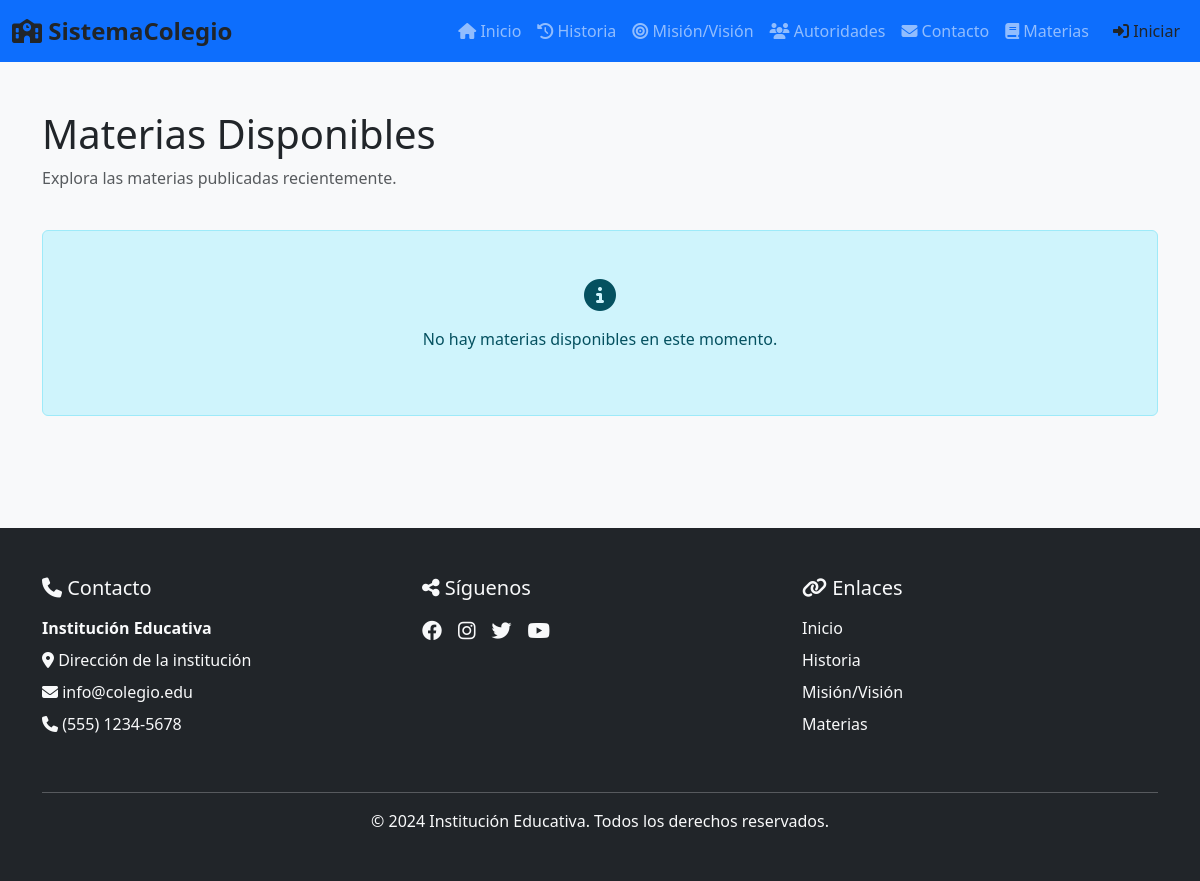
Page /materias/ on the earlier database version.
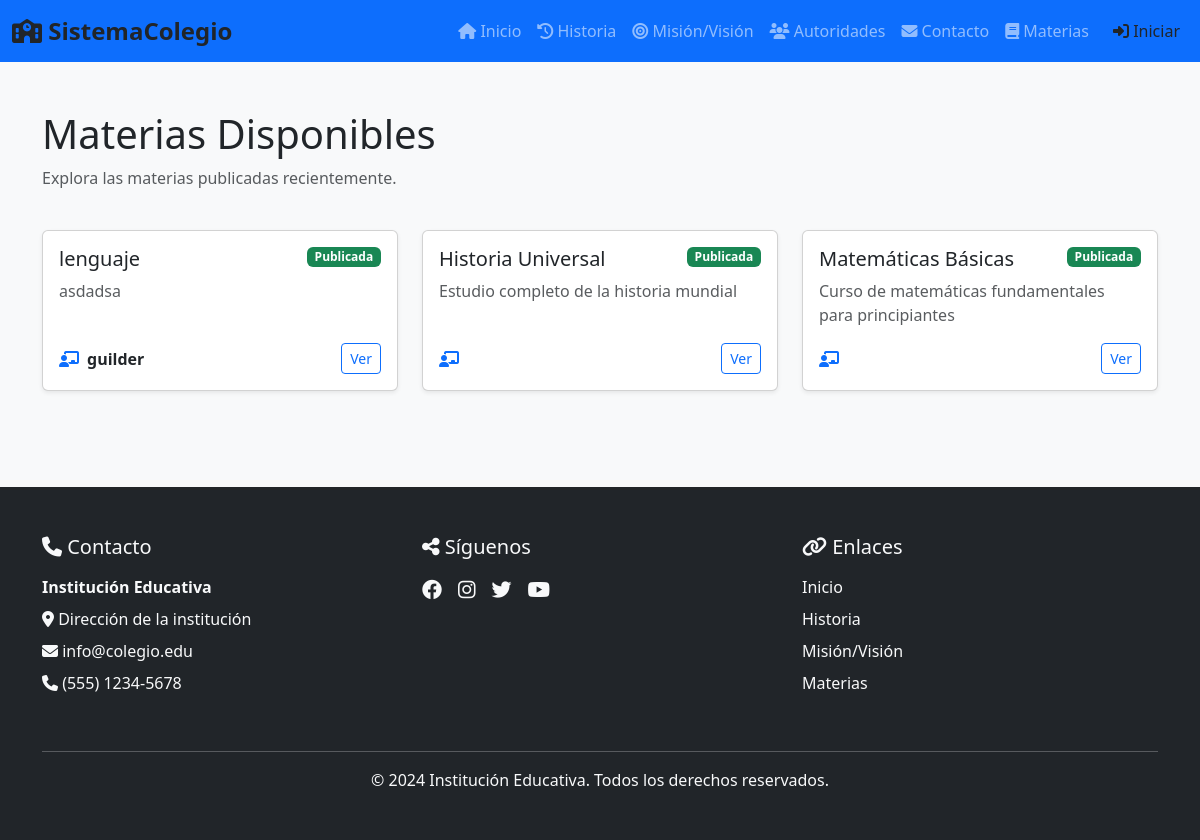
Same page on the later database version.
### core/models.py (models this page shows, shortened)
class Materia(models.Model):
    ESTADO_CHOICES = [
        ('borrador', 'Borrador'),
        ('publicada', 'Publicada'),
    ]
    profesor = models.ForeignKey(ProfesorProfile, on_delete=models.CASCADE)
    nombre = models.CharField(max_length=200)
    descripcion = models.TextField(blank=True)
    estado_publicacion = models.CharField(max_length=20, choices=ESTADO_CHOICES, default='borrador')
    fecha_creacion = models.DateTimeField(auto_now_add=True)
    class Meta:
        ordering = ['-fecha_creacion']

class ProfesorProfile(models.Model):
    user = models.OneToOneField(User, on_delete=models.CASCADE, related_name='profesor_profile')
    especialidad = models.CharField(max_length=100, blank=True)
    biografia = models.TextField(blank=True)
    foto = models.ImageField(upload_to='profesores/', blank=True, null=True)
    activo = models.BooleanField(default=True)
    fecha_registro = models.DateTimeField(auto_now_add=True)
    class Meta:
        verbose_name = "Perfil Profesor"
        verbose_name_plural = "Perfiles Profesores"

### core/views.py (the view)
# urls.py: path('materias/', views.MateriasListView.as_view(), name='materias'),
class MateriasListView(TemplateView):
    template_name = 'secciones_estaticas/materias_publicas.html'
    def get_context_data(self, **kwargs):
        context = super().get_context_data(**kwargs)
        context['show_sidebar'] = False
        context['materias'] = Materia.objects.filter(estado_publicacion='publicada').select_related('profesor')
        return context

### templates/secciones_estaticas/materias_publicas.html (shortened to what this page needs)
{% extends "base.html" %}
{% load static %}
{% block extra_css %}
<link rel="stylesheet" href="{% static 'css/secciones_estaticas/materias_publicas.css' %}">
{% endblock %}
{% block content %}
<main class="py-5">
    <div class="container">
        <div class="row mb-4">
            <div class="col materias-publicas-header">
                <h1>Materias Disponibles</h1>
                <p class="text-muted">Explora las materias publicadas recientemente.</p>
            </div>
        </div>
        {% if materias %}
            <div class="row g-4">
                {% for materia in materias %}
                    <div class="col-12 col-md-6 col-lg-4">
                        <div class="card h-100 shadow-sm">
                            <div class="card-body d-flex flex-column">
                                <div class="d-flex align-items-start justify-content-between mb-2">
                                    <h5 class="card-title mb-0">{{ materia.nombre }}</h5>
                                    <span class="badge bg-success">Publicada</span>
                                </div>
                                <p class="card-text text-muted">{{ materia.descripcion|truncatewords:20 }}</p>
                                <div class="mt-auto d-flex align-items-center justify-content-between">
                                    <div class="d-flex align-items-center gap-2">
                                        <i class="fas fa-chalkboard-teacher text-primary"></i>
                                        <span class="fw-semibold">{{ materia.profesor.user.first_name }}</span>
                                    </div>
                                    <a class="btn btn-outline-primary btn-sm" href="#">Ver</a>
                                </div>
                            </div>
                        </div>
                    </div>
                {% endfor %}
            </div>
        {% else %}
            <div class="alert alert-info text-center py-5">
                <i class="fas fa-info-circle fa-2x mb-3"></i>
                <p>No hay materias disponibles en este momento.</p>
            </div>
        {% endif %}
    </div>
</main>
{% endblock %}

Differences in the rows shown:
added Materia: nombre "lenguaje", descripcion "asdadsa", profesor.user.first_name "guilder"
added Materia: nombre "Historia Universal", descripcion "Estudio completo de la historia mundial"
added Materia: nombre "Matemáticas Básicas", descripcion "Curso de matemáticas fundamentales para principiantes"
Other differences:
text no longer shown: "No hay materias disponibles en este momento."
